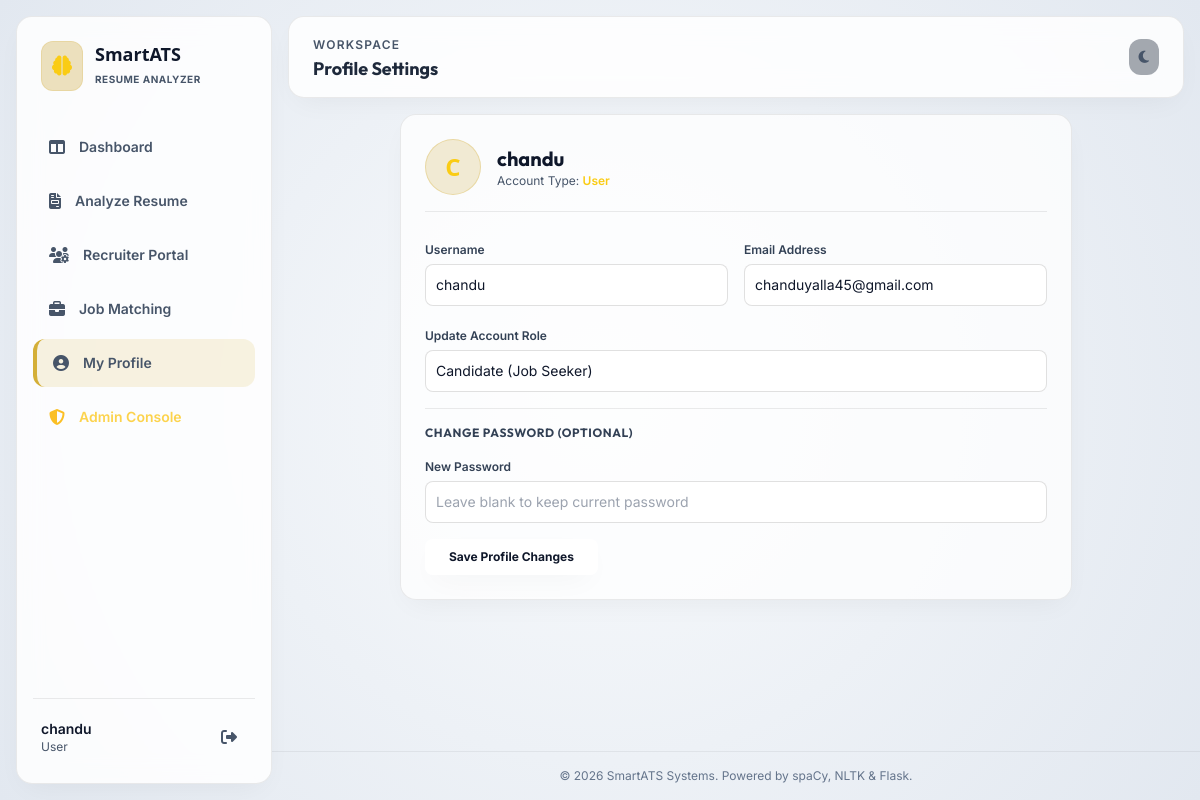
The app's page /profile (signed in) with its own data.
### models.py (models this page shows, shortened)
class User(db.Model, UserMixin):
    __tablename__ = 'users'
    id = db.Column(db.Integer, primary_key=True)
    username = db.Column(db.String(80), unique=True, nullable=False)
    email = db.Column(db.String(120), unique=True, nullable=False)
    password_hash = db.Column(db.String(255), nullable=False)
    role = db.Column(db.String(20), default='user')  # 'user', 'recruiter', 'admin'
    created_at = db.Column(db.DateTime, default=datetime.utcnow)
    resumes = db.relationship('Resume', backref='owner', lazy=True, cascade='all, delete-orphan')
    reports = db.relationship('ATSReport', backref='user', lazy=True, cascade='all, delete-orphan')

### app.py (the view, shortened to what this page needs)
@app.route('/profile', methods=['GET', 'POST'])
@login_required
def profile():
    return render_template('profile.html')

### app.py (called while the page is built)
@login_manager.user_loader
def load_user(user_id):
    return User.query.get(int(user_id))

### templates/profile.html (shortened to what this page needs)
{% extends "base.html" %}
{% block header_title %}Profile Settings{% endblock %}
{% block content %}
<div class="max-w-2xl mx-auto space-y-6 animate-fade-in-up">
    <div class="glass-panel p-6 space-y-6">
        <div class="flex items-center gap-4 pb-4 border-b border-slate-800/80">
            <div class="w-14 h-14 bg-indigo-600/20 border border-indigo-500/30 rounded-full flex items-center justify-center text-indigo-400 text-2xl font-bold font-sans uppercase">
                {{ current_user.username[0] }}
            </div>
            <div>
                <h3 class="text-xl font-bold text-white">{{ current_user.username }}</h3>
                <p class="text-xs text-slate-400">Account Type: <span class="capitalize font-semibold text-indigo-400">{{ current_user.role }}</span></p>
            </div>
        </div>
        <form action="{{ url_for('profile') }}" method="POST" class="space-y-4">
            <div class="grid grid-cols-1 md:grid-cols-2 gap-4">
                <div class="space-y-1">
                    <label for="username" class="text-xs font-semibold text-slate-300">Username</label>
                    <input type="text" id="username" name="username" value="{{ current_user.username }}" required class="glass-input p-2.5 w-full text-sm">
                </div>
                <div class="space-y-1">
                    <label for="email" class="text-xs font-semibold text-slate-300">Email Address</label>
                    <input type="email" id="email" name="email" value="{{ current_user.email }}" required class="glass-input p-2.5 w-full text-sm">
                </div>
            </div>
            <div class="space-y-1">
                <label for="role" class="text-xs font-semibold text-slate-300">Update Account Role</label>
                <select id="role" name="role" class="glass-input p-2.5 w-full text-sm appearance-none cursor-pointer">
                    <option value="user" {% if current_user.role == 'user' %}selected{% endif %}>Candidate (Job Seeker)</option>
                </select>
            </div>
            <div class="pt-4 border-t border-slate-800/80">
                <h4 class="text-xs font-bold text-slate-300 uppercase tracking-wider mb-3">Change Password (Optional)</h4>
                <div class="space-y-1">
                    <label for="password" class="text-xs font-semibold text-slate-300">New Password</label>
                    <input type="password" id="password" name="password" class="glass-input p-2.5 w-full text-sm" placeholder="Leave blank to keep current password">
                </div>
            </div>
            <button type="submit" class="glass-panel px-6 py-2.5 bg-indigo-600 hover:bg-indigo-500 border-none font-bold text-white transition text-xs rounded-lg shadow-lg shadow-indigo-600/20">
                Save Profile Changes
            </button>
        </form>
    </div>
</div>
{% endblock %}

### templates/base.html (shortened to what this page needs)
<!DOCTYPE html>
<html lang="en" class="dark">
<head>
    <script src="https://cdn.tailwindcss.com"></script>
    <link rel="stylesheet" href="https://cdnjs.cloudflare.com/ajax/libs/font-awesome/6.4.0/css/all.min.css">
    <link rel="stylesheet" href="{{ url_for('static', filename='css/style.css') }}?v=3">
</head>
<body class="flex flex-col min-h-screen text-[var(--text-main)]">
    <div class="flex flex-1 overflow-hidden">
        {% if current_user.is_authenticated %}
        <aside class="w-64 glass-panel m-4 mr-0 hidden md:flex flex-col justify-between py-6 px-4 shrink-0">
            <div>
                <div class="flex items-center gap-3 px-2 mb-8">
                    <div class="p-2.5 bg-indigo-600/30 rounded-xl border border-indigo-500/20">
                        <i class="fas fa-brain text-xl text-indigo-400"></i>
                    </div>
                    <div>
                        <h2 class="font-extrabold text-lg leading-tight text-white font-sans">SmartATS</h2>
                        <span class="text-[10px] uppercase font-bold tracking-wider text-slate-400">Resume Analyzer</span>
                    </div>
                </div>
                <nav class="space-y-1.5">
                    <a href="{{ url_for('dashboard') }}" class="flex items-center gap-3.5 px-4 py-3 text-sm font-semibold rounded-xl text-slate-400 hover:text-white hover:bg-slate-800/40 transition {% if request.path == url_for('dashboard') %}nav-item-active{% endif %}">
                        <i class="fas fa-columns text-base"></i>
                        <span>Dashboard</span>
                    </a>
                    <a href="{{ url_for('analyze_resume_route') }}" class="flex items-center gap-3.5 px-4 py-3 text-sm font-semibold rounded-xl text-slate-400 hover:text-white hover:bg-slate-800/40 transition ">
                        <i class="fas fa-file-invoice text-base"></i>
                        <span>Analyze Resume</span>
                    </a>
                    <a href="{{ url_for('recruiter_dashboard_route') }}" class="flex items-center gap-3.5 px-4 py-3 text-sm font-semibold rounded-xl text-slate-400 hover:text-white hover:bg-slate-800/40 transition ">
                        <i class="fas fa-users-cog text-base"></i>
                        <span>Recruiter Portal</span>
                    </a>
                    <a href="{{ url_for('job_recommendations_route') }}" class="flex items-center gap-3.5 px-4 py-3 text-sm font-semibold rounded-xl text-slate-400 hover:text-white hover:bg-slate-800/40 transition ">
                        <i class="fas fa-briefcase text-base"></i>
                        <span>Job Matching</span>
                    </a>
                    <a href="{{ url_for('profile') }}" class="flex items-center gap-3.5 px-4 py-3 text-sm font-semibold rounded-xl text-slate-400 hover:text-white hover:bg-slate-800/40 transition {% if request.path == url_for('profile') %}nav-item-active{% endif %}">
                        <i class="fas fa-user-circle text-base"></i>
                        <span>My Profile</span>
                    </a>
                    <a href="{{ url_for('admin_dashboard') }}" class="flex items-center gap-3.5 px-4 py-3 text-sm font-semibold rounded-xl text-slate-400 hover:text-white hover:bg-slate-800/40 transition {% if request.path == url_for('admin_dashboard') %}nav-item-active{% endif %}">
                        <i class="fas fa-shield-halved text-base text-amber-400"></i>
                        <span class="text-amber-300">Admin Console</span>
                    </a>
                </nav>
            </div>
            <div class="border-t border-slate-800/60 pt-4 px-2">
                <div class="flex items-center justify-between">
                    <div class="truncate flex flex-col">
                        <span class="text-sm font-semibold text-white truncate">{{ current_user.username }}</span>
                        <span class="text-xs text-slate-400 capitalize truncate">{{ current_user.role }}</span>
                    </div>
                    <a href="{{ url_for('logout') }}" class="p-2.5 text-slate-400 hover:text-rose-400 rounded-xl hover:bg-rose-500/10 transition" title="Logout">
                        <i class="fas fa-sign-out-alt"></i>
                    </a>
                </div>
            </div>
        </aside>
        {% endif %}
        <div class="flex-1 flex flex-col overflow-y-auto">
            <header class="glass-panel m-4 py-3.5 px-6 flex items-center justify-between shrink-0">
                <div class="hidden md:block">
                    <span class="text-xs font-semibold text-slate-400 uppercase tracking-widest">Workspace</span>
                    <h2 class="text-lg font-bold text-slate-200">{% block header_title %}ATS Score Predictor{% endblock %}</h2>
                </div>
                <div class="flex items-center gap-4">
                    <button id="theme-toggle" class="p-2 px-2.5 rounded-xl bg-slate-800/40 hover:bg-slate-700/60 text-slate-400 hover:text-white transition flex items-center justify-center" title="Toggle Theme">
                        <i id="theme-toggle-icon" class="fas fa-sun text-sm"></i>
                    </button>
                </div>
            </header>
            <main class="flex-1 px-4 pb-8">
                {% block content %}{% endblock %}
            </main>
            <footer class="text-center py-4 text-xs text-slate-500 border-t border-slate-900/60 mt-auto shrink-0">
                <p>&copy; 2026 SmartATS Systems. Powered by spaCy, NLTK & Flask.</p>
            </footer>
        </div>
    </div>
</body>
</html>

### static/css/style.css (style rules this page uses)
:root { --bg-gradient: #0A0A0A; --card-bg: #171717; --card-border: #2A2A2A; --card-glow: rgba(212, 175, 55, 0.15); --primary: #D4AF37; --primary-hover: #FACC15; --secondary: #FACC15; --secondary-hover: #D4AF37; --accent: #FACC15; --danger: #EF4444; --text-main: #FFFFFF; --text-muted: #D1D5DB; }
html.light { --bg-gradient: radial-gradient(circle at 50% 50%, #f8fafc 0%, #e2e8f0 100%); --card-bg: rgba(255, 255, 255, 0.7); --card-border: rgba(0, 0, 0, 0.08); --card-glow: rgba(212, 175, 55, 0.06); --primary: #D4AF37; --primary-hover: #C5A028; --secondary: #FACC15; --secondary-hover: #D4AF37; --accent: #D4AF37; --danger: #EF4444; --text-main: #0f172a; --text-muted: #475569; }
body { background: var(--bg-gradient); font-family: 'Inter', sans-serif; color: var(--text-main); min-height: 100vh; overflow-x: hidden; }
h1, h2, h3, h4, h5, h6 { font-family: 'Outfit', sans-serif; }
.glass-panel { background: var(--card-bg); backdrop-filter: blur(12px); -webkit-backdrop-filter: blur(12px); border: 1px solid var(--card-border); border-radius: 1rem; box-shadow: 0 10px 30px -10px rgba(0, 0, 0, 0.5); transition: all 0.3s cubic-bezier(0.4, 0, 0.2, 1); }
.glass-input { background: rgba(23, 23, 23, 0.5); border: 1px solid var(--card-border); color: var(--text-main); border-radius: 0.5rem; transition: all 0.2s ease-in-out; }
.animate-fade-in-up { animation: fadeInUp 0.6s ease-out forwards; }
.nav-item-active { background: rgba(212, 175, 55, 0.15); border-left: 4px solid var(--primary); color: var(--text-main) !important; }
html.light .text-white, html.light h1, html.light h2, html.light h3, html.light h4, html.light h5, html.light h6 { color: #0f172a !important; }
html.light .text-slate-200 { color: #1e293b !important; }
html.light .text-slate-300 { color: #334155 !important; }
html.light .text-slate-400 { color: #475569 !important; }
html.light .text-slate-500 { color: #64748b !important; }
html.light .glass-panel { background: rgba(255, 255, 255, 0.75); border-color: rgba(0, 0, 0, 0.08); box-shadow: 0 10px 30px -10px rgba(0, 0, 0, 0.06); }
html.light .glass-input { background: rgba(255, 255, 255, 0.85); border-color: rgba(0, 0, 0, 0.12); color: #0f172a; }
html.light aside { background: rgba(255, 255, 255, 0.85) !important; border-color: rgba(0, 0, 0, 0.08) !important; }
html.light header { background: rgba(255, 255, 255, 0.85) !important; border-color: rgba(0, 0, 0, 0.08) !important; }
html.light footer { border-color: rgba(0, 0, 0, 0.06); color: #475569; }
html.light .border-slate-800\/60 { border-color: rgba(0, 0, 0, 0.08) !important; }
html.light .border-slate-800\/80 { border-color: rgba(0, 0, 0, 0.08) !important; }

### records on screen
User: username "chandu", role "User", username "C", email "chanduyalla45@gmail.com", role "Candidate (Job Seeker)"
